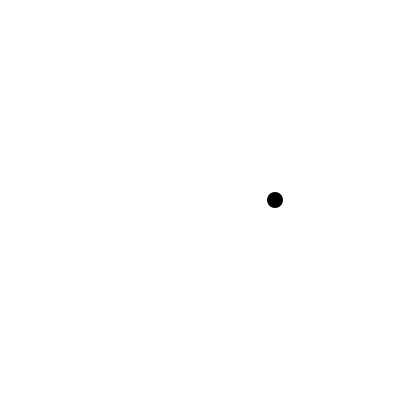
Frame 1 (no input)
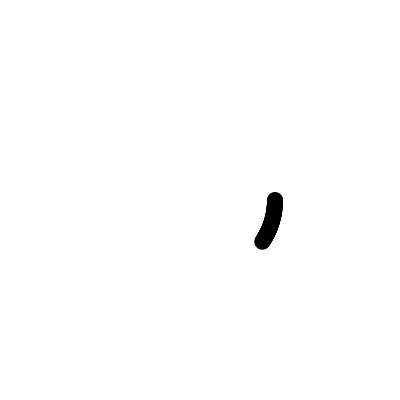
Frame 60 (the mouse pressed at the canvas centre just before this capture)
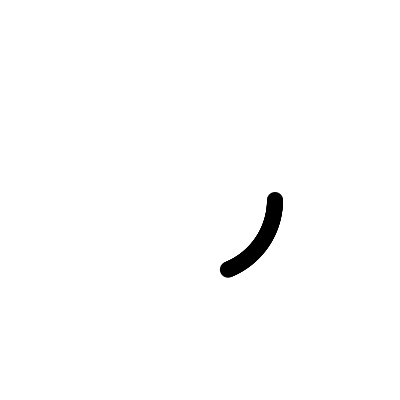
Frame 120 (the mouse held since frame 60 and released just before this capture)

The Processing sketch that drew these frames (run headless with seeded random() and noise(); from frame 60 on, the mouse is pressed at the canvas centre):

// Processing sketch: processing_183355
// ── processing_183355.pde

float r = 75;
float theta = 0;

void setup()
{
  size(400, 400);
  background(255);
  smooth();
  //offset 0,0 to be in the center of the screen
 

}

void draw()
{
    translate(width/2, height/2);
    float x = r* cos(theta);
    float y = r * sin (theta);
    noStroke();
    fill(0);
    ellipse(x, y,16,16);
    theta += 0.01;
}

void mouseDragged()
{
// code that happens when the mouse moves
// with the button down
}

void mousePressed()
{
// code that happens when the mouse button
// is pressed
}

void mouseReleased()
{
// code that happens when the mouse button
// is released
}
